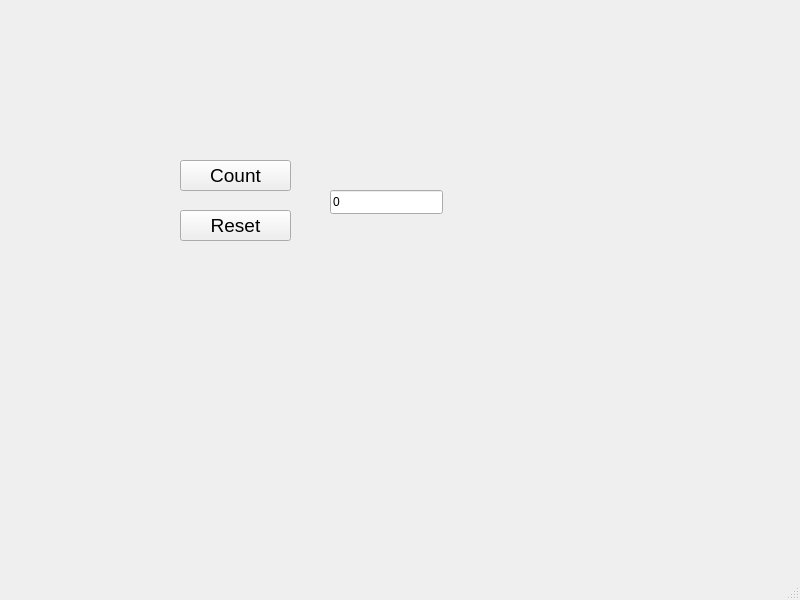
<?xml version="1.0" encoding="UTF-8"?>
<ui version="4.0">
 <class>MainWindow</class>
 <widget class="QMainWindow" name="MainWindow">
  <property name="geometry">
   <rect>
    <x>0</x>
    <y>0</y>
    <width>800</width>
    <height>600</height>
   </rect>
  </property>
  <property name="windowTitle">
   <string>MainWindow</string>
  </property>
  <widget class="QWidget" name="centralwidget">
   <widget class="QPushButton" name="btnCount">
    <property name="geometry">
     <rect>
      <x>180</x>
      <y>160</y>
      <width>111</width>
      <height>31</height>
     </rect>
    </property>
    <property name="font">
     <font>
      <pointsize>14</pointsize>
     </font>
    </property>
    <property name="text">
     <string>Count</string>
    </property>
   </widget>
   <widget class="QPushButton" name="btnReset">
    <property name="geometry">
     <rect>
      <x>180</x>
      <y>210</y>
      <width>111</width>
      <height>31</height>
     </rect>
    </property>
    <property name="font">
     <font>
      <pointsize>14</pointsize>
     </font>
    </property>
    <property name="text">
     <string>Reset</string>
    </property>
   </widget>
   <widget class="QLineEdit" name="lineEditCountNumber">
    <property name="geometry">
     <rect>
      <x>330</x>
      <y>190</y>
      <width>113</width>
      <height>24</height>
     </rect>
    </property>
    <property name="text">
     <string>0</string>
    </property>
   </widget>
  </widget>
  <widget class="QMenuBar" name="menubar">
   <property name="geometry">
    <rect>
     <x>0</x>
     <y>0</y>
     <width>800</width>
     <height>21</height>
    </rect>
   </property>
  </widget>
  <widget class="QStatusBar" name="statusbar"/>
 </widget>
 <resources/>
 <connections/>
</ui>
